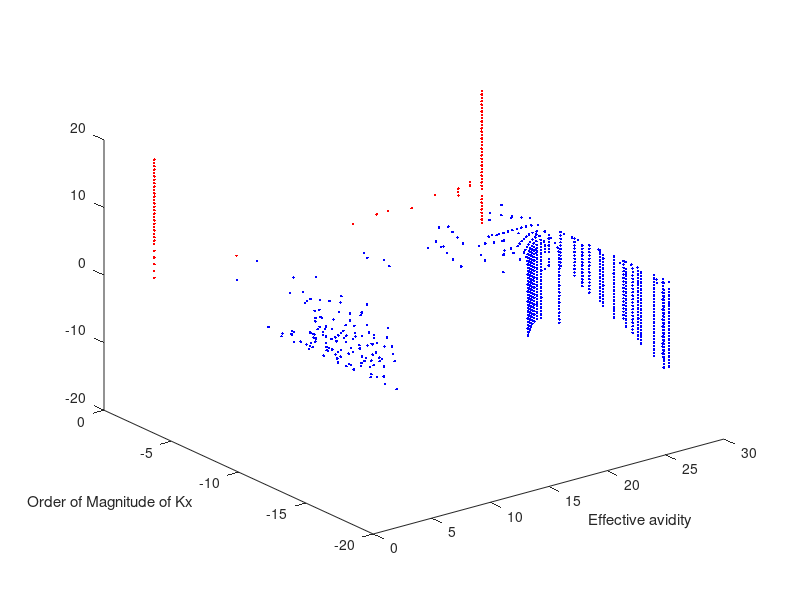
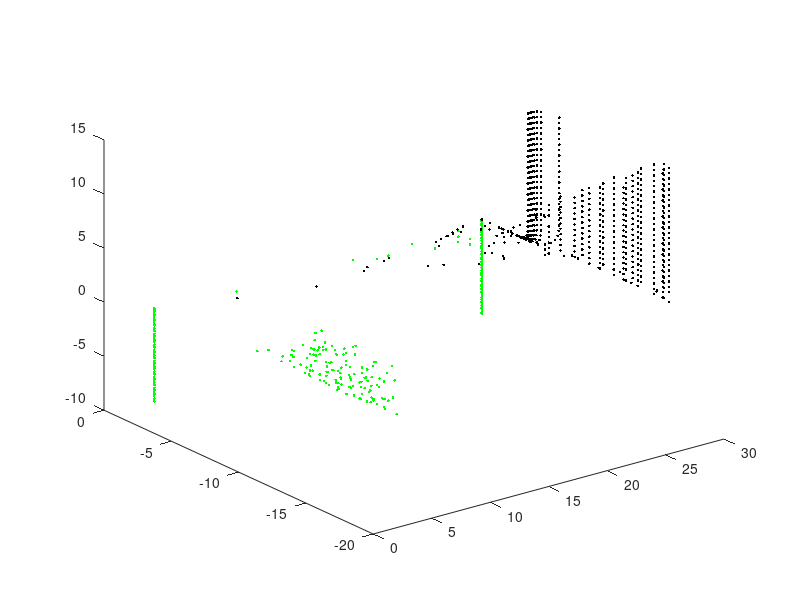
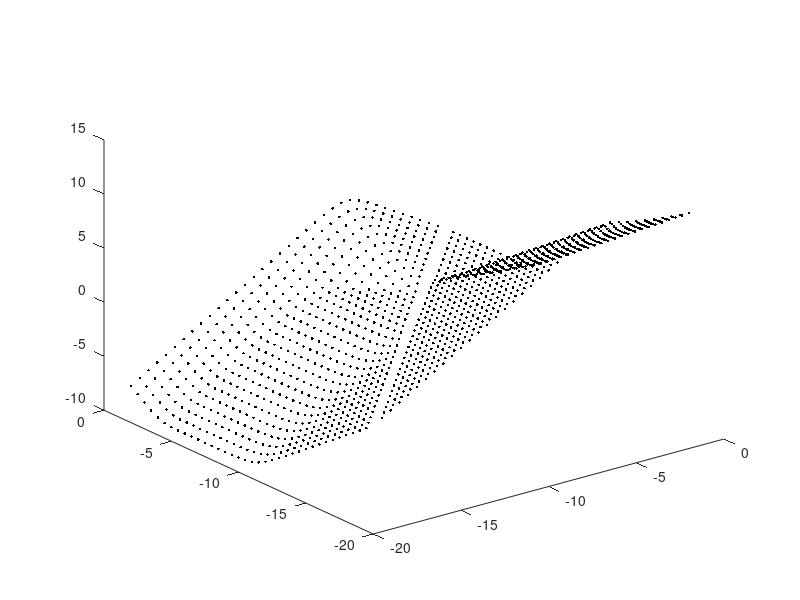
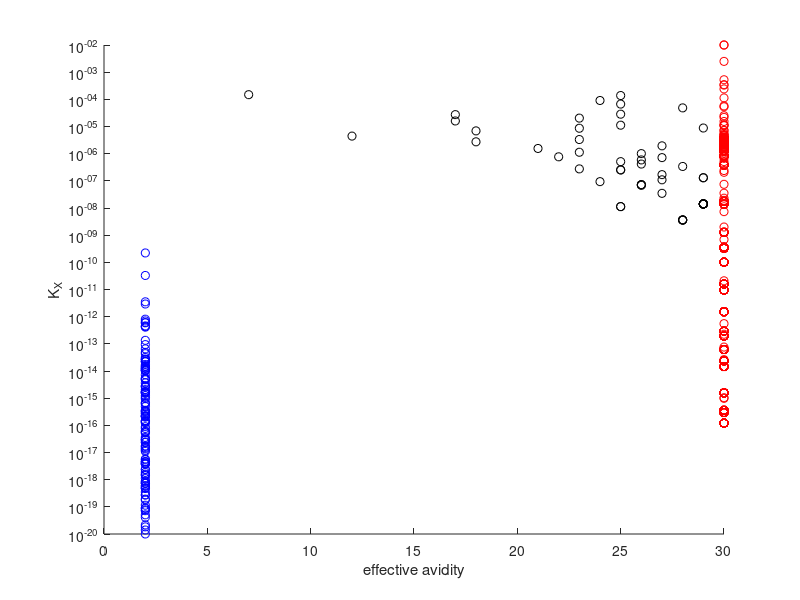

MATLAB code to generate these figures, in order: (Note: this script raises an error after producing the figures.)
close all
clear;clc;

load exploratorya

sz = 37;

a = figure;
set(a,'Units','normalized','Position',[0 0 1 1]);
for j = 1:sz
    for k = 1:sz
        if j ~= k
            if diffRmulti(j,k) > 0
                color = 'b';
            else
                color = 'r';
            end
            colorshp = ['.' color];
            eval(['p_' num2str(j) '_' num2str(k) ' = plot3(diffParamRmulti(1,j,k),'...
                'diffParamRmulti(2,j,k),logKd(k)-logKd(j),colorshp);'])
            hold on
        end
    end
end
xlabel('Effective avidity')
ylabel('Order of Magnitude of Kx')

figure('color',[1 1 1],'Units','normalized','Position',[0 0 1 1]);
hold on
for j = 1:sz
    for k = 1:sz
        if j ~= k
            if j < k
                color = 'g';
            else
                color = 'k';
            end
            colorshp = ['.' color];
            eval(['q_' num2str(j) '_' num2str(k) ' = plot3(diffParamRmulti(1,j,k),'...
                'diffParamRmulti(2,j,k),diffRmulti(j,k),colorshp);'])
            hold on
        end
    end
end
view(-37.5,30)

% txt = '';
% for j = 1:sz
%     txt = [txt 'logKd(' num2str(j) ') = ' num2str(logKd(j)) char(10)];
% end
% txt = [txt '...or just input 0 for a random combination.' char(10)...
%     'Be sure your input is a 2-D row vector.' char(10) char(10)];
% shp = '*g';
% test = 1;
% while test
%     clc
%     inp = input(txt);
%     if size(inp) ~= [1 2]
%         clc
%         disp('Error...')
%         pause(3)
%     else
%         test = 0;
%     end
% end
% while 1
%     ttla = 'K_{D,a} = ';
%     ttlb = '; K_{D,b} = ';
%     a = inp(1);
%     b = inp(2);
%     eval('title([ttla num2str(logKd(a)) ttlb num2str(logKd(b))])')
%     eval(['delete(p_' num2str(a) '_' num2str(b) ')'])
%     eval(['p_' num2str(a) '_' num2str(b) ' = plot3(diffParamRmulti(1,a,b),'...
%         'diffParamRmulti(2,a,b),logKd(b)-logKd(a),shp);'])
%     hold on
%     drawnow
%     test = 1;
%     while test
%         clc
%         inp = input(txt);
%         if size(inp) ~= [1 2]
%             clc
%             disp('Error...')
%             pause(3)
%         else
%             test = 0;
%         end
%     end
%     eval(['delete(p_' num2str(a) '_' num2str(b) ')'])
%     if diffRmulti(a,b) > 0
%         color = 'b';
%     else
%         color = 'r';
%     end
%     colorshp = ['.' color];
%     eval(['p_' num2str(a) '_' num2str(b) ' = plot3(diffParamRmulti(1,a,b),'...
%         'diffParamRmulti(2,a,b),logKd(b)-logKd(a),colorshp);'])
% end

figure('color',[1 1 1],'Units','normalized','Position',[0 0 1 1])
hold on
for j = 1:sz
    for k = 1:sz
        if j ~= k
            plot3(logKd(j),logKd(k),diffRmulti(j,k),'.k')
            hold on
        end
    end
end
view(-37.5,30)

fig4 = figure('color',[1 1 1],'Units','normalized','Position',[0 0 1 1]);
hold on
for j = 1:sz
    for k = 1:sz
        if j ~= k
            if diffRmulti(j,k) > 0
                if diffParamRmulti(1,j,k) == 2
                    color = 'b';
                elseif diffParamRmulti(1,j,k) == 30
                    color = 'r';
                else
                    color = 'k';
                end
                colorshp = ['o' color];
                eval(['r_' num2str(j) '_' num2str(k)...
                    ' = plot(diffParamRmulti(1,j,k),10^diffParamRmulti(2,j,k),'...
                    'colorshp);'])
                hold on
            end
        end
    end
end
set(gca,'YScale','log')
xlabel('effective avidity')
ylabel('K_X')
frame = getframe(fig4);
image = frame2im(frame);
[imind,cm] = rgb2ind(image,256);
imwrite(imind,cm,'ModesofICDesign.jpg','JPEG')

figure('color',[1 1 1])
text(0.1,0.5,['\color{blue} Higher-affinity receptor preferred'...
    char(10) char(10) '\color{red} Lower-affinity receptor preferred'...
    char(10) char(10) '\color{black} Small difference in receptor affinities'],...
    'FontSize',16)

figure('color',[1 1 1])
text(0.1,0.5,['RIA' char(10) char(10) 'RIIA-131R' char(10) char(10)...
    'RIIA-131H' char(10) char(10) 'RIIB' char(10) char(10) 'RIIIA-158F' char(10)...
    char(10) 'RIIIA-158V'])